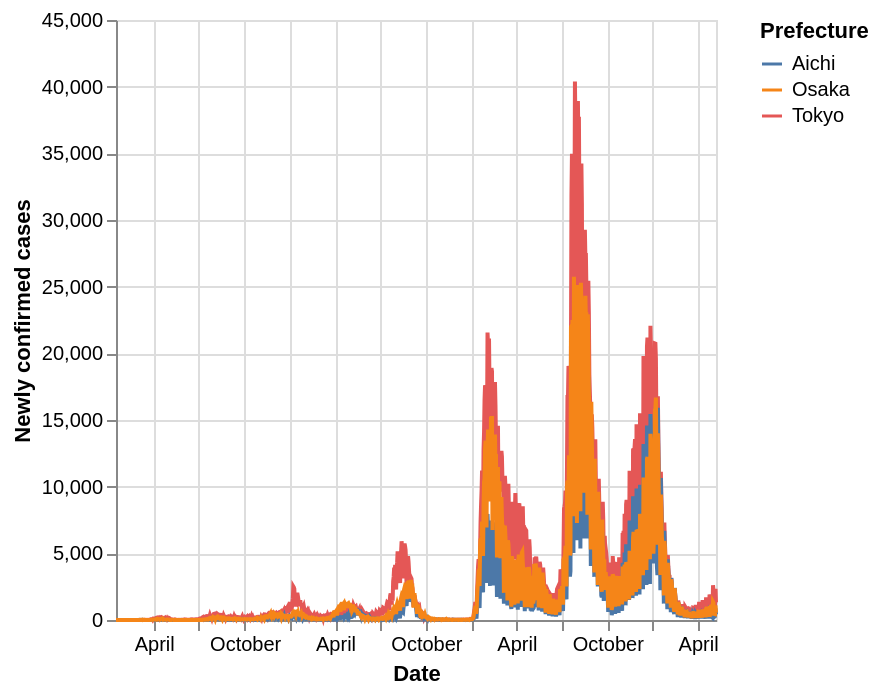

Here is the notebook cell this chart was saved with:
### Markdown cell above
#### minimal
Plotly よりちょっと記述多め

### Code cell
import altair as alt

alt.renderers.enable('html') # Notebook の Html保存に必要

alt.Chart(data).mark_line().encode(
    x='Date',
    y='Newly confirmed cases',
    color='Prefecture',
)

### Figure 1 — Vega-Lite specification as saved in the notebook (floating-point values rounded to 4 significant figures; data arrays with more than 128 entries replaced by an {"elided": "..."} marker saying what was removed)
{"config": {"view": {"continuousWidth": 300, "continuousHeight": 300}}, "data": {"name": "data-8034977400f20e2751f80a7432096bf0"}, "mark": {"type": "line"}, "encoding": {"color": {"field": "Prefecture", "type": "nominal"}, "x": {"field": "Date", "type": "temporal"}, "y": {"field": "Newly confirmed cases", "type": "quantitative"}}, "$schema": "https://vega.github.io/schema/vega-lite/v5.20.1.json", "datasets": {"data-8034977400f20e2751f80a7432096bf0": {"elided": "3627 records"}}}
